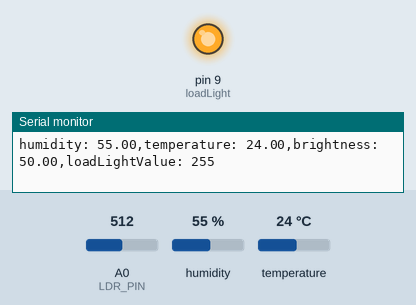
Simulated run of this sketch. Board: Arduino Uno, built with avr-gcc and run on an emulated ATmega328P. On the bench: output pins drawn as LEDs (lit = HIGH), the last lines printed to the serial monitor. Wiring (inferred from the names in the program): DHT11 sensor: data pin 7. The test bench sets the inputs (shaded band); at power-on: A0 (LDR_PIN) = 512, humidity 55 %, temperature 24 °C. Pins used as bus, display or sensor lines are not drawn.

Above: at 1.2 s.
1.3 s: A0 (LDR_PIN) set to 600
3.2 s: A0 (LDR_PIN) set to 625
At 4.4 s:
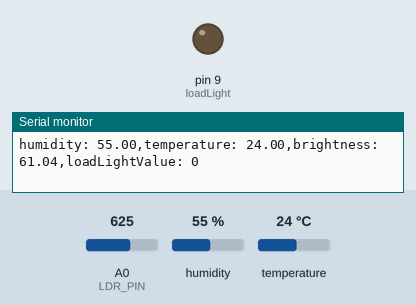
Timing chart, 0 to 6.2 s (numbered marks = the images above; inputs shaded):
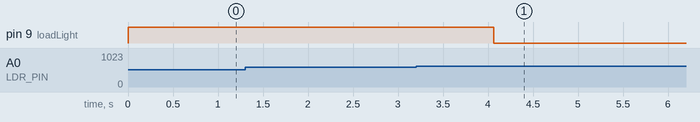

Measured:
- the behaviour switches between 614 and 615 on A0 (LDR_PIN) (found by bisection; images 0 and 1)
- after the input at 3.2 s, pin 9 (loadLight): HIGH → LOW after 0.86 s

The sketch:

final-year-arduino.ino
```cpp
#include "dht.h"

dht DHT;

#define DHT11_PIN 7

const int LDR_PIN = A0;

const int loadLight = 9;

float ldrValue = 0;
int loadLightValue;

String inputString = "";

void setup(){
  loadLightValue = 255;
  pinMode(loadLight, OUTPUT);
  Serial.begin(9600);
}

void loop()
{
  ldrValue = analogRead(LDR_PIN);
  ldrValue = (ldrValue/1024.00)*100;

  if (ldrValue < 60) {
    analogWrite(loadLight, loadLightValue);
  } else {
    loadLightValue = 0;
    analogWrite(loadLight, 0);
  }

  while(Serial.available()) {
    inputString = Serial.readString();
    String property = inputString.substring(0, 9);
    String value = inputString.substring(10);

    if (property == "loadLight") {
//      if (value == "1")
//        digitalWrite(loadLight, HIGH);
//      else
//        digitalWrite(loadLight, LOW);
      loadLightValue = value.toInt();
      analogWrite(loadLight, loadLightValue);
    }
  }

  int chk = DHT.read11(DHT11_PIN);
  String humidity = String(DHT.humidity);
  String temperature = String(DHT.temperature);
  String brightness = String(ldrValue);
  String loadLightStatus = String(loadLightValue);
  Serial.println("humidity: "+humidity + "," + "temperature: "+temperature + "," + "brightness: "+brightness + "," + "loadLightValue: "+loadLightStatus);
  delay(2000);
}
```

dht.cpp
```cpp
//
//    FILE: dht.cpp
//  AUTHOR: Rob Tillaart
// VERSION: 0.1.14
// PURPOSE: DHT Temperature & Humidity Sensor library for Arduino
//     URL: http://arduino.cc/playground/Main/DHTLib
//
// HISTORY:
// 0.1.14 replace digital read with faster (~3x) code => more robust low MHz machines.
// 0.1.13 fix negative temperature
// 0.1.12 support DHT33 and DHT44 initial version
// 0.1.11 renamed DHTLIB_TIMEOUT
// 0.1.10 optimized faster WAKEUP + TIMEOUT
// 0.1.09 optimize size: timeout check + use of mask
// 0.1.08 added formula for timeout based upon clockspeed
// 0.1.07 added support for DHT21
// 0.1.06 minimize footprint (2012-12-27)
// 0.1.05 fixed negative temperature bug (thanks to Roseman)
// 0.1.04 improved readability of code using DHTLIB_OK in code
// 0.1.03 added error values for temp and humidity when read failed
// 0.1.02 added error codes
// 0.1.01 added support for Arduino 1.0, fixed typos (31/12/2011)
// 0.1.00 by Rob Tillaart (01/04/2011)
//
// inspired by DHT11 library
//
// Released to the public domain
//

#include "dht.h"

/////////////////////////////////////////////////////
//
// PUBLIC
//

// return values:
// DHTLIB_OK
// DHTLIB_ERROR_CHECKSUM
// DHTLIB_ERROR_TIMEOUT
int dht::read11(uint8_t pin)
{
    // READ VALUES
    int rv = _readSensor(pin, DHTLIB_DHT11_WAKEUP);
    if (rv != DHTLIB_OK)
    {
        humidity    = DHTLIB_INVALID_VALUE; // invalid value, or is NaN prefered?
        temperature = DHTLIB_INVALID_VALUE; // invalid value
        return rv;
    }

    // CONVERT AND STORE
    humidity    = bits[0];  // bits[1] == 0;
    temperature = bits[2];  // bits[3] == 0;

    // TEST CHECKSUM
    // bits[1] && bits[3] both 0
    uint8_t sum = bits[0] + bits[2];
    if (bits[4] != sum) return DHTLIB_ERROR_CHECKSUM;

    return DHTLIB_OK;
}


// return values:
// DHTLIB_OK
// DHTLIB_ERROR_CHECKSUM
// DHTLIB_ERROR_TIMEOUT
int dht::read(uint8_t pin)
{
    // READ VALUES
    int rv = _readSensor(pin, DHTLIB_DHT_WAKEUP);
    if (rv != DHTLIB_OK)
    {
        humidity    = DHTLIB_INVALID_VALUE;  // invalid value, or is NaN prefered?
        temperature = DHTLIB_INVALID_VALUE;  // invalid value
        return rv; // propagate error value
    }

    // CONVERT AND STORE
    humidity = word(bits[0], bits[1]) * 0.1;
    temperature = word(bits[2] & 0x7F, bits[3]) * 0.1;
    if (bits[2] & 0x80)  // negative temperature
    {
        temperature = -temperature;
    }

    // TEST CHECKSUM
    uint8_t sum = bits[0] + bits[1] + bits[2] + bits[3];
    if (bits[4] != sum)
    {
        return DHTLIB_ERROR_CHECKSUM;
    }
    return DHTLIB_OK;
}

/////////////////////////////////////////////////////
//
// PRIVATE
//

// return values:
// DHTLIB_OK
// DHTLIB_ERROR_TIMEOUT
int dht::_readSensor(uint8_t pin, uint8_t wakeupDelay)
{
    // INIT BUFFERVAR TO RECEIVE DATA
    uint8_t mask = 128;
    uint8_t idx = 0;

    // replace digitalRead() with Direct Port Reads.
    // reduces footprint ~100 bytes => portability issue?
    // direct port read is about 3x faster
	uint8_t bit = digitalPinToBitMask(pin);
	uint8_t port = digitalPinToPort(pin);
    volatile uint8_t *PIR = portInputRegister(port);

    // EMPTY BUFFER
    for (uint8_t i = 0; i < 5; i++) bits[i] = 0;

    // REQUEST SAMPLE
    pinMode(pin, OUTPUT);
    digitalWrite(pin, LOW); // T-be
    delay(wakeupDelay);
    digitalWrite(pin, HIGH);   // T-go
    delayMicroseconds(40);
    pinMode(pin, INPUT);

    // GET ACKNOWLEDGE or TIMEOUT
    uint16_t loopCntLOW = DHTLIB_TIMEOUT;
    while ((*PIR & bit) == LOW )  // T-rel
    {
        if (--loopCntLOW == 0) return DHTLIB_ERROR_TIMEOUT;
    }

    uint16_t loopCntHIGH = DHTLIB_TIMEOUT;
    while ((*PIR & bit) != LOW )  // T-reh
    {
        if (--loopCntHIGH == 0) return DHTLIB_ERROR_TIMEOUT;
    }

    // READ THE OUTPUT - 40 BITS => 5 BYTES
    for (uint8_t i = 40; i != 0; i--)
    {
        loopCntLOW = DHTLIB_TIMEOUT;
        while ((*PIR & bit) == LOW )
        {
            if (--loopCntLOW == 0) return DHTLIB_ERROR_TIMEOUT;
        }

        uint32_t t = micros();

        loopCntHIGH = DHTLIB_TIMEOUT;
        while ((*PIR & bit) != LOW )
        {
            if (--loopCntHIGH == 0) return DHTLIB_ERROR_TIMEOUT;
        }

        if ((micros() - t) > 40)
        {
            bits[idx] |= mask;
        }
        mask >>= 1;
        if (mask == 0)   // next byte?
        {
            mask = 128;
            idx++;
        }
    }
    pinMode(pin, OUTPUT);
    digitalWrite(pin, HIGH);

    return DHTLIB_OK;
}
//
// END OF FILE
//
```

dht.h
```cpp
//
//    FILE: dht.h
//  AUTHOR: Rob Tillaart
// VERSION: 0.1.14
// PURPOSE: DHT Temperature & Humidity Sensor library for Arduino
//     URL: http://arduino.cc/playground/Main/DHTLib
//
// HISTORY:
// see dht.cpp file
//

#ifndef dht_h
#define dht_h

#if ARDUINO < 100
#include <WProgram.h>
#else
#include <Arduino.h>
#endif

#define DHT_LIB_VERSION "0.1.14"

#define DHTLIB_OK                0
#define DHTLIB_ERROR_CHECKSUM   -1
#define DHTLIB_ERROR_TIMEOUT    -2
#define DHTLIB_INVALID_VALUE    -999

#define DHTLIB_DHT11_WAKEUP     18
#define DHTLIB_DHT_WAKEUP       1

// max timeout is 100 usec.
// For a 16 Mhz proc 100 usec is 1600 clock cycles
// loops using DHTLIB_TIMEOUT use at least 4 clock cycli
// so 100 us takes max 400 loops
// so by dividing F_CPU by 40000 we "fail" as fast as possible
#define DHTLIB_TIMEOUT (F_CPU/40000)

class dht
{
public:
    // return values:
    // DHTLIB_OK
    // DHTLIB_ERROR_CHECKSUM
    // DHTLIB_ERROR_TIMEOUT
    int read11(uint8_t pin);
    int read(uint8_t pin);

    inline int read21(uint8_t pin) { return read(pin); };
    inline int read22(uint8_t pin) { return read(pin); };
    inline int read33(uint8_t pin) { return read(pin); };
    inline int read44(uint8_t pin) { return read(pin); };

    double humidity;
    double temperature;

private:
    uint8_t bits[5];  // buffer to receive data
    int _readSensor(uint8_t pin, uint8_t wakeupDelay);
};
#endif
//
// END OF FILE
//
```
